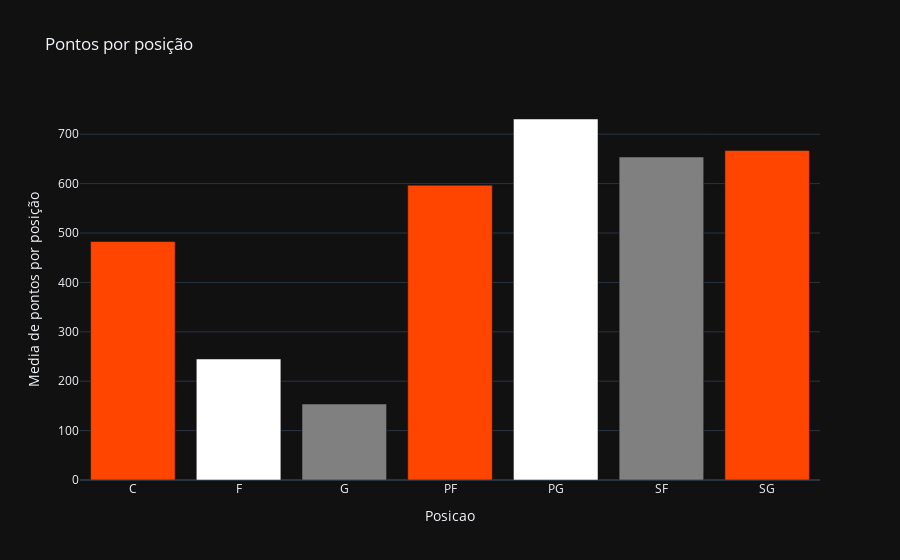

This figure's notebook cell:
### Markdown cell above
Agora visualizaremos a media de pontos por posição dos jogadores

### Code cell
position_stats = ev.groupby(['POS']).agg({'PTS': 'mean'}).reset_index()

fig = go.Figure()

fig.add_trace(go.Bar(
    x=position_stats['POS'],
    y=position_stats['PTS'],
    marker=dict(color=['orangered', 'white', 'grey','orangered', 'white', 'grey','orangered']),
))

fig.update_layout(
    title='Pontos por posição',
    xaxis_title='Posicao',
    yaxis_title='Media de pontos por posição',
    template='plotly_dark'
)

fig.show()

### Figure 1 — Plotly figure (JSON) as saved in the notebook; plotly's stock layout.template omitted (floating-point values rounded to 4 significant figures)
{"data": [{"marker": {"color": ["orangered", "white", "grey", "orangered", "white", "grey", "orangered"]}, "x": ["C", "F", "G", "PF", "PG", "SF", "SG"], "y": [482.8, 245, 153.8, 596.8, 730.8, 653.8, 667.0], "type": "bar"}], "layout": {"title": {"text": "Pontos por posição"}, "xaxis": {"title": {"text": "Posicao"}}, "yaxis": {"title": {"text": "Media de pontos por posição"}}}}
